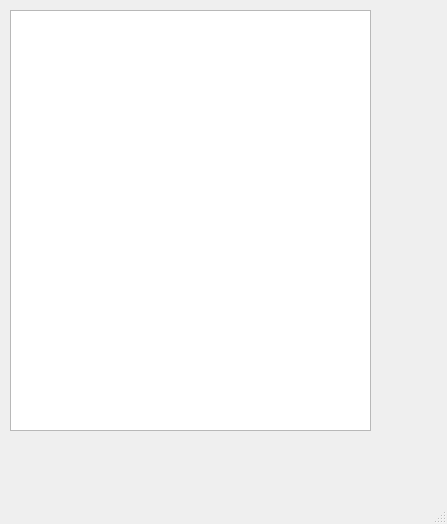
<?xml version="1.0" encoding="UTF-8"?>
<ui version="4.0">
 <class>MainWindow</class>
 <widget class="QMainWindow" name="MainWindow">
  <property name="geometry">
   <rect>
    <x>0</x>
    <y>0</y>
    <width>447</width>
    <height>524</height>
   </rect>
  </property>
  <property name="windowTitle">
   <string>MainWindow</string>
  </property>
  <widget class="QWidget" name="centralwidget">
   <widget class="QTextEdit" name="textEdit">
    <property name="geometry">
     <rect>
      <x>10</x>
      <y>10</y>
      <width>361</width>
      <height>421</height>
     </rect>
    </property>
   </widget>
  </widget>
  <widget class="QMenuBar" name="menubar">
   <property name="geometry">
    <rect>
     <x>0</x>
     <y>0</y>
     <width>447</width>
     <height>25</height>
    </rect>
   </property>
  </widget>
  <widget class="QStatusBar" name="statusbar"/>
 </widget>
 <resources/>
 <connections/>
</ui>
